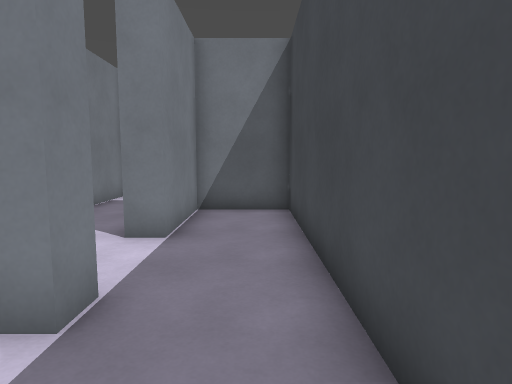
[1] (above)

16 first-person views from a walk through a level from a Godot 3-D game. The camera is 1.5 m above the floor, tilts 6° down and sees 75° across. The floor is counted in squares, 1 m on a side. Each view is taken from the middle of a square. On the plan, view 1 faces up. The plan holds only what a view shows up to about 15 squares ahead; the rest is blank. The place goes on beyond the plan. Characters and animated objects are left out. Surface patterns are stand-ins for the level's own textures.

[2]
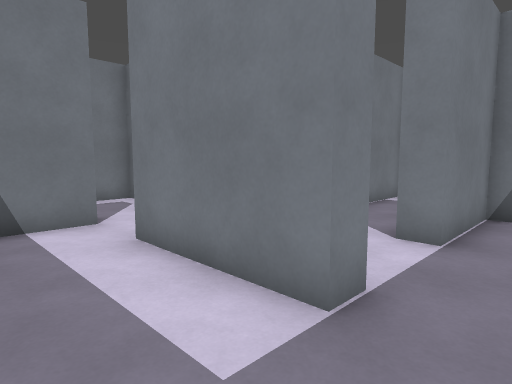

[3]
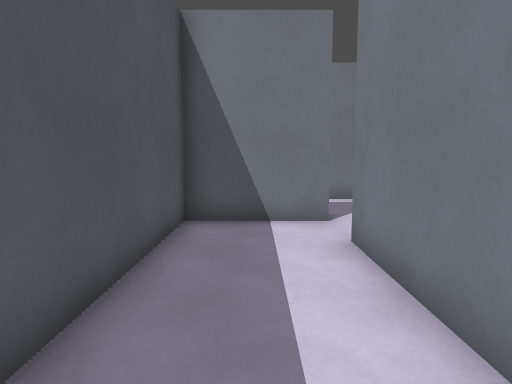

[4]
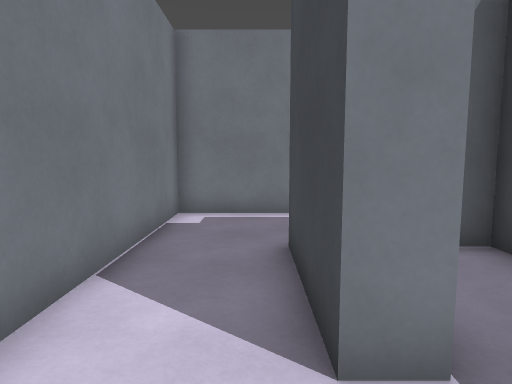

[5]
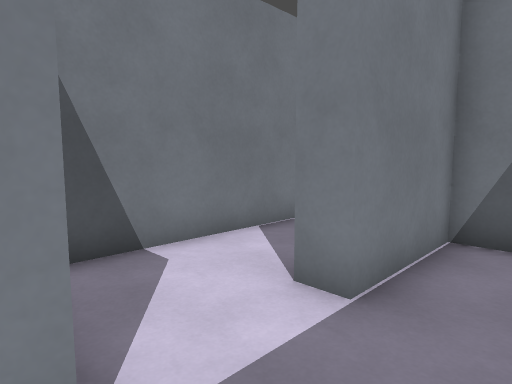

[6]
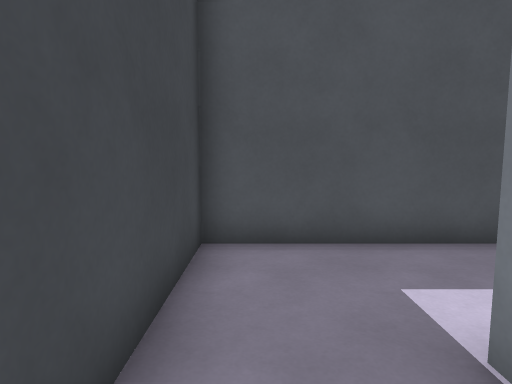

[7]
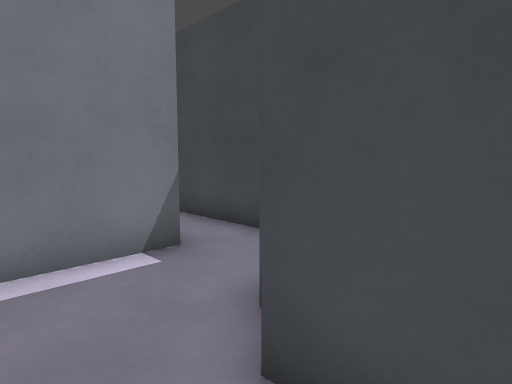

[8]
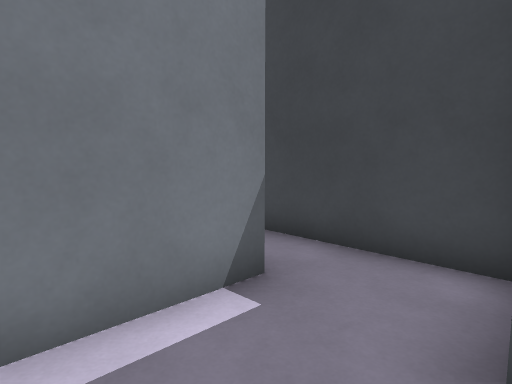

[9]
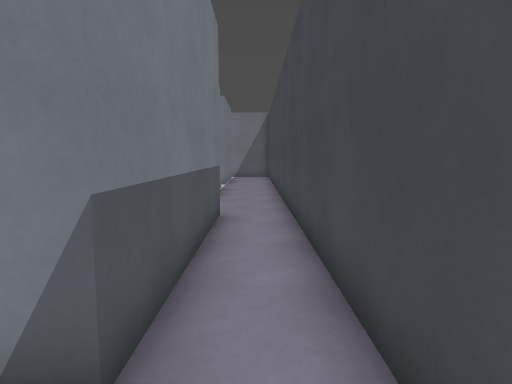

[10]
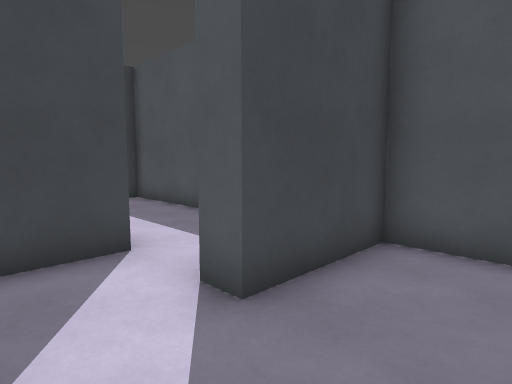

[11]
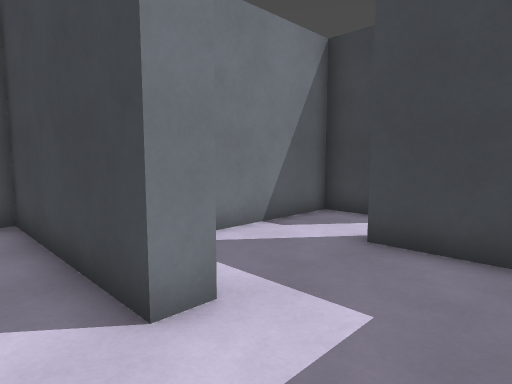

[12]
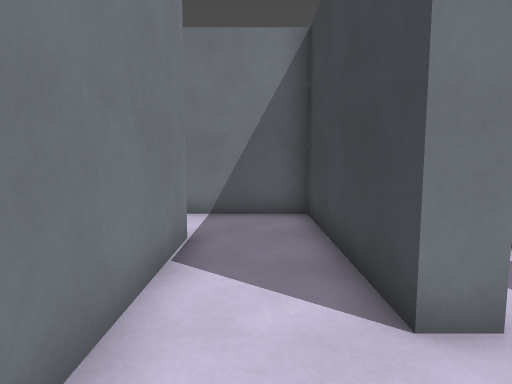

[13]
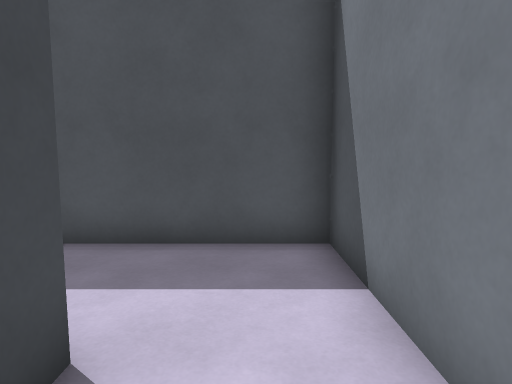

[14]
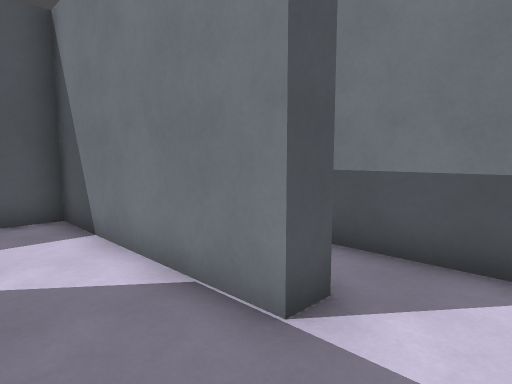

[15]
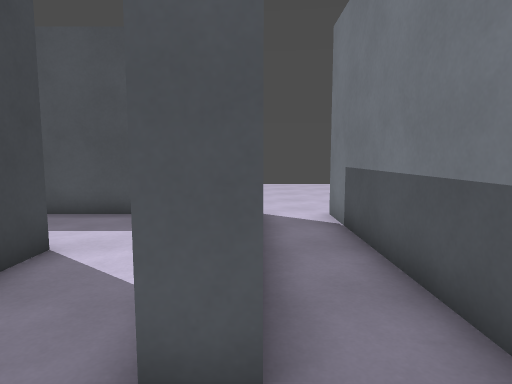

[16]
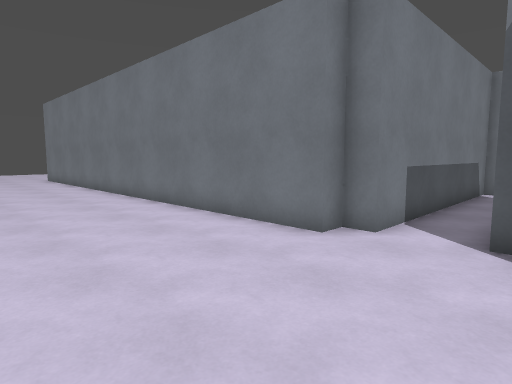

### Floor plan
Ten units are one square. View 1 is at (0, 0); x grows to the right and y downward. Boxes are objects, and circles mark ways between rooms. Rooms are numbered by the first view taken in them; rooms with no view inside come last. Other rooms are left out.
<svg viewBox="-314 -210 328 235">
<path fill="none" stroke="#000" d="M-17 -27 -58 -27M-77 -15 -77 7 9 7 9 -25M-17 -35 -17 -27M-24 -129 -51 -129 -51 -44M9 -25 9 -95 -17 -95 -17 -61 -24 -61 -24 -95M9 -105 9 -205M-9 -196 -9 -129 -24 -129M-119 -27 -126 -27 -126 -87 -159 -87M-119 -54 -119 -36M-58 -27 -58 -53 -99 -53M-161 -61 -153 -61 -153 7 -85 7 -85 -27 -77 -27 -77 -15M-179 -87 -179 7 -187 7 -187 14 -309 14"/>
<circle cx="-5" cy="-30" r="3" fill="#2a7"/>
<circle cx="-70" cy="-20" r="3" fill="#2a7"/>
<circle cx="-15" cy="-115" r="3" fill="#2a7"/>
<circle cx="-160" cy="-75" r="3" fill="#2a7"/>
<text x="-30" y="-10">1</text>
<text x="-30" y="-70">2</text>
<text x="0" y="-150">3</text>
<text x="-110" y="-40">4</text>
<text x="-80" y="20">5</text>
</svg>
Room 1 opens to room 2. Room 1 opens to room 4. Room 2 opens to room 3. Room 4 opens to room 5.

Where each view was taken, in squares from view 1:
view 1: 0 up, 0 right, facing up
view 2: 0 up, 0 right, facing up-left
view 3: 1 up, 0 right, facing left
view 4: 4 up, 3 left, facing up
view 5: 3 up, 0 right, facing up-left
view 6: 5 up, 0 right, facing down
view 7: 8 up, 4 left, facing up-right
view 8: 10 up, 4 left, facing up-right
view 9: 11 up, 0 right, facing up
view 10: 5 up, 11 left, facing down-right
view 11: 0 up, 14 left, facing up-right
view 12: 0 up, 14 left, facing up
view 13: 5 up, 14 left, facing down
view 14: 8 up, 13 left, facing down-left
view 15: 8 up, 16 left, facing down
view 16: 7 down, 15 left, facing up-left
